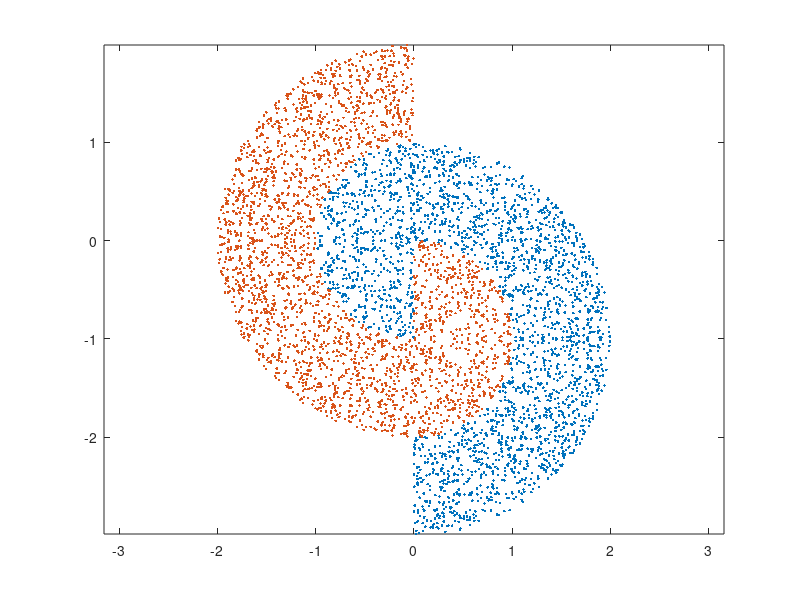

MATLAB code for this plot:
close all; clc; clear; 

%%
%%%%%%%%%%%%%%%%%%%%%%%%%%%%%%%%%%%%%%%%%%%%%%%
%C1
% Data
n_C1 = 1000;
n1_C1 = 300;

radius_C1 = 2;
xc1 = 0;
yc1 = -1;
R_C1 = [0.25 1];

% Engine
theta_C1 = rand(1,n_C1)*(pi/2);
r_C1 = sqrt(rand(1,n_C1)*range(R_C1)+min(R_C1))*radius_C1;
x_C1 = xc1 + r_C1.*cos(theta_C1);
y_C1 = yc1 + r_C1.*sin(theta_C1);

x1_C1 = xc1 + r_C1.*cos(theta_C1);
y1_C1 = yc1 - r_C1.*sin(theta_C1);

%Small circle C1
theta_s_C1 = rand(1,n1_C1)*(pi/2);
r_s_C1 = sqrt(rand(1,n1_C1));

x2_C1 = -r_s_C1.*cos(theta_s_C1);
y2_C1 = -r_s_C1.*sin(theta_s_C1);

x3_C1 = -r_s_C1.*cos(theta_s_C1);
y3_C1 =  r_s_C1.*sin(theta_s_C1);
%%%%%%%%%%%%%%%%%%%%%%%%%%%%%%%%%%%%%%
% Plot C1
X1 = [x_C1 x1_C1];
Y1 = [y_C1 y1_C1];
X2 = [x2_C1 x3_C1];
Y2 = [y2_C1 y3_C1];
X_Data_C1 = [X1 X2];
Y_Data_C1 = [Y1 Y2];


C1_Target = [X_Data_C1;Y_Data_C1];

C1_Out_1 = ones(1,2600);
C1_Out_2 = zeros(1,2600);

C1_Out = C1_Out_1;

plot(X_Data_C1,Y_Data_C1,'.')

axis equal
hold on
%%
%%%%%%%%%%%%%%%%%%%%%%%%%%%%%%%%%%%%%%%%%%%%%%%%%%%%%
%C2
% Data
n_C2 = 1000;
n1_C2 = 300;

radius_C2 = 2;
xc2 = 0;
yc2 = 0;
R_C2 = [0.25 1];

% Engine
theta_C2 = rand(1,n_C2)*(pi/2);
r_C2 = sqrt(rand(1,n_C2)*range(R_C2)+min(R_C2))*radius_C2;

x_C2 = xc2 - r_C2.*cos(theta_C2);
y_C2 = yc2 + r_C2.*sin(theta_C2);

x1_C2 = xc2 - r_C2.*cos(theta_C2);
y1_C2 = yc2 - r_C2.*sin(theta_C2);

%Small circle
x_s_c2 = 0;
y_s_c2 = -1;
theta_s_C2 = rand(1,n1_C2)*(pi/2);
r_s_C2 = sqrt(rand(1,n1_C2));

x2_C2 = x_s_c2 + r_s_C2.*cos(theta_s_C2);
y2_C2 = y_s_c2 - r_s_C2.*sin(theta_s_C2);

x3_C2 = x_s_c2 + r_s_C2.*cos(theta_s_C2);
y3_C2 = y_s_c2 + r_s_C2.*sin(theta_s_C2);
%%%%%%%%%%%%%%%%%%%%%%%%%%%%%%%%%%%%%%
X1_C2 = [x_C2 x1_C2];
Y1_C2 = [y_C2 y1_C2];
X2_C2 = [x2_C2 x3_C2];
Y2_C2 = [y2_C2 y3_C2];

X_Data_C2 = [X1_C2 X2_C2];
Y_Data_C2 = [Y1_C2 Y2_C2];

C2_Target = [X_Data_C2;Y_Data_C2];

C2_Out_1 = ones(1,2600);
C2_Out_2 = zeros(1,2600);

C2_Out = C2_Out_2;


plot(X_Data_C2,Y_Data_C2,'.')

axis equal
% % Check
% plot(X,Y,'.')

%%%%%%%%%%%%%%%%%%%%%%%%%%%%%%%%%%%%%%
C1 = [C1_Target;C1_Out];
C2 = [C2_Target;C2_Out];

C_Temp = [C1 C2];
C_Temp =  C_Temp(:,randperm(end));

C_input = C_Temp(1:2,:);
C_output = C_Temp(3,:);
